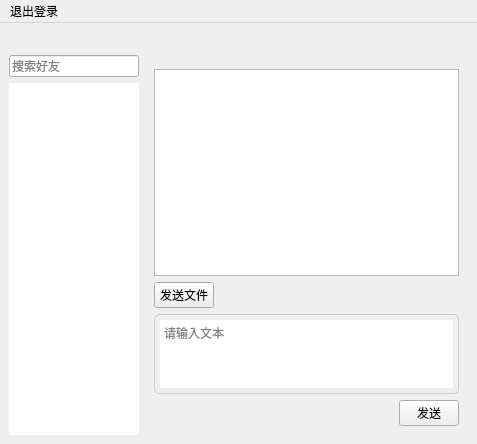
<?xml version="1.0" encoding="UTF-8"?>
<ui version="4.0">
 <class>Chat</class>
 <widget class="QMainWindow" name="Chat">
  <property name="geometry">
   <rect>
    <x>0</x>
    <y>0</y>
    <width>477</width>
    <height>444</height>
   </rect>
  </property>
  <property name="windowTitle">
   <string>MainWindow</string>
  </property>
  <property name="styleSheet">
   <string notr="true"/>
  </property>
  <widget class="QWidget" name="centralwidget">
   <layout class="QHBoxLayout" name="horizontalLayout_2">
    <item>
     <widget class="QWidget" name="widget" native="true">
      <property name="maximumSize">
       <size>
        <width>130</width>
        <height>16777215</height>
       </size>
      </property>
      <layout class="QVBoxLayout" name="verticalLayout">
       <property name="leftMargin">
        <number>0</number>
       </property>
       <property name="topMargin">
        <number>0</number>
       </property>
       <property name="rightMargin">
        <number>0</number>
       </property>
       <property name="bottomMargin">
        <number>0</number>
       </property>
       <item>
        <widget class="QLabel" name="usernamelabel">
         <property name="font">
          <font>
           <pointsize>11</pointsize>
           <bold>true</bold>
          </font>
         </property>
         <property name="text">
          <string/>
         </property>
        </widget>
       </item>
       <item>
        <widget class="QLineEdit" name="searchEdit">
         <property name="placeholderText">
          <string>搜索好友</string>
         </property>
        </widget>
       </item>
       <item>
        <widget class="QListWidget" name="friendListWidget">
         <property name="styleSheet">
          <string notr="true">QListWidget {
    background-color: white;
    border: none;
}
QListWidget::item {
    padding: 5px;
}
QListWidget::item:hover {
    background-color: #e6e6e6;
}
QListWidget::item:selected {
    background-color: #cce5ff;
}</string>
         </property>
        </widget>
       </item>
      </layout>
     </widget>
    </item>
    <item>
     <widget class="QWidget" name="widget_2" native="true">
      <layout class="QVBoxLayout" name="verticalLayout_2">
       <item>
        <widget class="QLabel" name="friendNameLabel">
         <property name="font">
          <font>
           <pointsize>14</pointsize>
           <bold>false</bold>
          </font>
         </property>
         <property name="text">
          <string/>
         </property>
        </widget>
       </item>
       <item>
        <widget class="QTextBrowser" name="messageBrowser"/>
       </item>
       <item>
        <widget class="QPushButton" name="sendFileButton">
         <property name="maximumSize">
          <size>
           <width>60</width>
           <height>16777215</height>
          </size>
         </property>
         <property name="text">
          <string>发送文件</string>
         </property>
        </widget>
       </item>
       <item>
        <widget class="QTextEdit" name="messageEdit">
         <property name="maximumSize">
          <size>
           <width>16777215</width>
           <height>80</height>
          </size>
         </property>
         <property name="styleSheet">
          <string notr="true">QTextEdit {
    border: 1px solid #ccc;
    border-radius: 5px;
    padding: 5px;
}</string>
         </property>
         <property name="placeholderText">
          <string>请输入文本</string>
         </property>
        </widget>
       </item>
       <item>
        <layout class="QHBoxLayout" name="horizontalLayout">
         <item>
          <spacer name="horizontalSpacer">
           <property name="orientation">
            <enum>Qt::Orientation::Horizontal</enum>
           </property>
           <property name="sizeHint" stdset="0">
            <size>
             <width>40</width>
             <height>20</height>
            </size>
           </property>
          </spacer>
         </item>
         <item>
          <widget class="QPushButton" name="pushButton">
           <property name="maximumSize">
            <size>
             <width>60</width>
             <height>16777215</height>
            </size>
           </property>
           <property name="text">
            <string>发送</string>
           </property>
          </widget>
         </item>
        </layout>
       </item>
      </layout>
     </widget>
    </item>
   </layout>
  </widget>
  <widget class="QMenuBar" name="menubar">
   <property name="geometry">
    <rect>
     <x>0</x>
     <y>0</y>
     <width>477</width>
     <height>18</height>
    </rect>
   </property>
   <widget class="QMenu" name="menu">
    <property name="title">
     <string>退出登录</string>
    </property>
   </widget>
   <addaction name="menu"/>
  </widget>
 </widget>
 <resources/>
 <connections/>
</ui>
